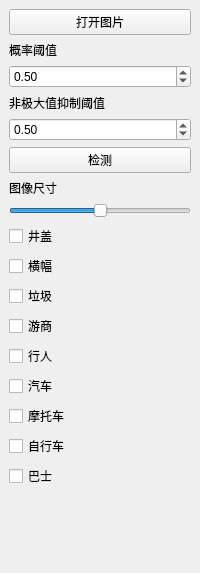
<?xml version="1.0" encoding="UTF-8"?>
<ui version="4.0">
 <class>DockWidget</class>
 <widget class="QDockWidget" name="DockWidget">
  <property name="enabled">
   <bool>true</bool>
  </property>
  <property name="geometry">
   <rect>
    <x>0</x>
    <y>0</y>
    <width>200</width>
    <height>573</height>
   </rect>
  </property>
  <property name="minimumSize">
   <size>
    <width>138</width>
    <height>573</height>
   </size>
  </property>
  <property name="windowTitle">
   <string>参数设置</string>
  </property>
  <widget class="QWidget" name="dockWidgetContents">
   <layout class="QVBoxLayout" name="verticalLayout">
    <item>
     <widget class="QPushButton" name="pushButton">
      <property name="text">
       <string>打开图片</string>
      </property>
     </widget>
    </item>
    <item>
     <widget class="QLabel" name="Scorelabel">
      <property name="text">
       <string>概率阈值</string>
      </property>
     </widget>
    </item>
    <item>
     <widget class="QDoubleSpinBox" name="ScoreSpinBox">
      <property name="minimum">
       <double>0.000000000000000</double>
      </property>
      <property name="maximum">
       <double>1.000000000000000</double>
      </property>
      <property name="singleStep">
       <double>0.050000000000000</double>
      </property>
      <property name="value">
       <double>0.500000000000000</double>
      </property>
     </widget>
    </item>
    <item>
     <widget class="QLabel" name="NMSlabel">
      <property name="text">
       <string>非极大值抑制阈值</string>
      </property>
     </widget>
    </item>
    <item>
     <widget class="QDoubleSpinBox" name="NMSSpinBox_2">
      <property name="maximum">
       <double>1.000000000000000</double>
      </property>
      <property name="singleStep">
       <double>0.050000000000000</double>
      </property>
      <property name="value">
       <double>0.500000000000000</double>
      </property>
     </widget>
    </item>
    <item>
     <widget class="QPushButton" name="DetectpushButton">
      <property name="text">
       <string>检测</string>
      </property>
     </widget>
    </item>
    <item>
     <widget class="QLabel" name="label">
      <property name="text">
       <string>图像尺寸</string>
      </property>
     </widget>
    </item>
    <item>
     <widget class="QSlider" name="scaleSlider">
      <property name="value">
       <number>50</number>
      </property>
      <property name="sliderPosition">
       <number>50</number>
      </property>
      <property name="orientation">
       <enum>Qt::Horizontal</enum>
      </property>
     </widget>
    </item>
    <item>
     <widget class="QCheckBox" name="checkBox_well">
      <property name="enabled">
       <bool>true</bool>
      </property>
      <property name="text">
       <string>井盖</string>
      </property>
      <property name="checked">
       <bool>false</bool>
      </property>
     </widget>
    </item>
    <item>
     <widget class="QCheckBox" name="checkBox_hengfu">
      <property name="text">
       <string>横幅</string>
      </property>
      <property name="checked">
       <bool>false</bool>
      </property>
     </widget>
    </item>
    <item>
     <widget class="QCheckBox" name="checkBox_garbbage">
      <property name="text">
       <string>垃圾</string>
      </property>
      <property name="checked">
       <bool>false</bool>
      </property>
     </widget>
    </item>
    <item>
     <widget class="QCheckBox" name="checkBox_youshang">
      <property name="text">
       <string>游商</string>
      </property>
     </widget>
    </item>
    <item>
     <widget class="QCheckBox" name="checkBox_person">
      <property name="text">
       <string>行人</string>
      </property>
     </widget>
    </item>
    <item>
     <widget class="QCheckBox" name="checkBox_car">
      <property name="text">
       <string>汽车</string>
      </property>
     </widget>
    </item>
    <item>
     <widget class="QCheckBox" name="checkBox_motor">
      <property name="text">
       <string>摩托车</string>
      </property>
     </widget>
    </item>
    <item>
     <widget class="QCheckBox" name="checkBox_bicycle">
      <property name="text">
       <string>自行车</string>
      </property>
     </widget>
    </item>
    <item>
     <widget class="QCheckBox" name="checkBox_bus">
      <property name="text">
       <string>巴士</string>
      </property>
     </widget>
    </item>
    <item>
     <spacer name="verticalSpacer">
      <property name="orientation">
       <enum>Qt::Vertical</enum>
      </property>
      <property name="sizeHint" stdset="0">
       <size>
        <width>20</width>
        <height>324</height>
       </size>
      </property>
     </spacer>
    </item>
   </layout>
  </widget>
 </widget>
 <resources/>
 <connections/>
</ui>
